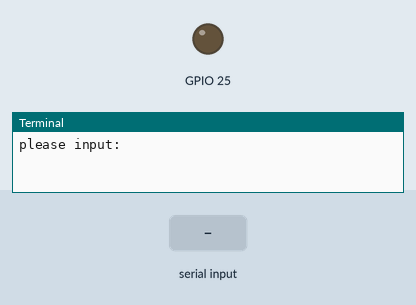
Recording of a program running on a simulated Raspberry Pi (BCM pin numbers). Parts: output pins drawn as LEDs (lit = HIGH), the last lines printed to the terminal. Inputs (shaded band) come from the test bench. At 3.7 s the program stops and its outputs stay as they are.

Above: at 1.2 s.
1.3 s: "." typed at the terminal, then Enter
At 1.65 s:
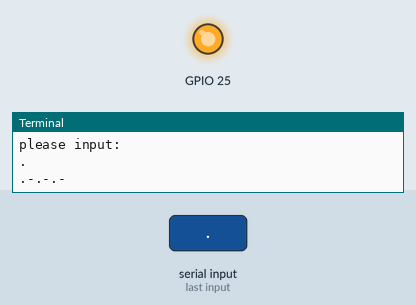
Timing chart, 0 to 4.5 s (numbered marks = the images above; inputs shaded):
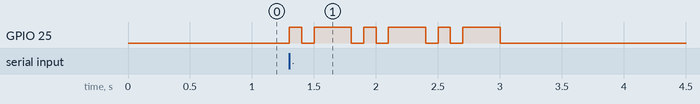

The program:

MorseCodeToLED.py
```python
#ちょっと汚いですが
#python3, Raspi3でうごきます。

import RPi.GPIO as GPIO
import time
GPIO.setmode(GPIO.BCM)
GPIO.setup(25, GPIO.OUT)
morseAlphabet ={
        "A" : ".-",
        "B" : "-...",
        "C" : "-.-.",
        "D" : "-..",
        "E" : ".",
        "F" : "..-.",
        "G" : "--.",
        "H" : "....",
        "I" : "..",
        "J" : ".---",
        "K" : "-.-",
        "L" : ".-..",
        "M" : "--",
        "N" : "-.",
        "O" : "---",
        "P" : ".--.",
        "Q" : "--.-",
        "R" : ".-.",
        "S" : "...",
        "T" : "-",
        "U" : "..-",
        "V" : "...-",
        "W" : ".--",
        "X" : "-..-",
        "Y" : "-.--",
        "Z" : "--..",
        " " : "/",
        "." : ".-.-.-",
        "," : "--..--",
        ":" : "---...",
        "?" : "..--..",
        "'" : ".----.",
        "-" : "-....-",
        "/" : "-..-.",
        "@" : ".--.-.",
        "=" : "-...-",
        "1" : ".----",
        "2" : "..---",
        "3" : "...--",
        "4" : "....-",
        "5" : ".....",
        "6" : "-....",
        "7" : "--...",
        "8" : "---..",
        "9" : "----.",
        "0" : "-----"
        }


def encodeToMorse_and_LED_lightup(message):
        encodedMessage = ""
        for char in message[:]:
            encodedMessage += morseAlphabet[char.upper()] + " "
        print(encodedMessage)

        for _ in list(encodedMessage):
           if _ == ".":
               GPIO.output(25, GPIO.HIGH)
               time.sleep(0.1)

               GPIO.output(25, GPIO.LOW)
               time.sleep(0.1)

           elif _ == "-":
               GPIO.output(25, GPIO.HIGH)
               time.sleep(0.3)

               GPIO.output(25, GPIO.LOW)
               time.sleep(0.1)

           else:
               GPIO.output(25, GPIO.LOW)
               time.sleep(0.6)
        GPIO.cleanup()

#LED点灯用です。GPIO番号25番を使ってます。

try:
    Message = input("please input: ")
    encodeToMorse_and_LED_lightup(Message)


except:
    print("Sorry,Please input English.")
```

Measured:
- after the input at 1.3 s, GPIO 25: LOW → HIGH at once, then repeats every 0.60 s: LOW 0.10 s, HIGH 0.30 s, LOW 0.10 s, HIGH 0.10 s, until it stays LOW from 3.0 s
